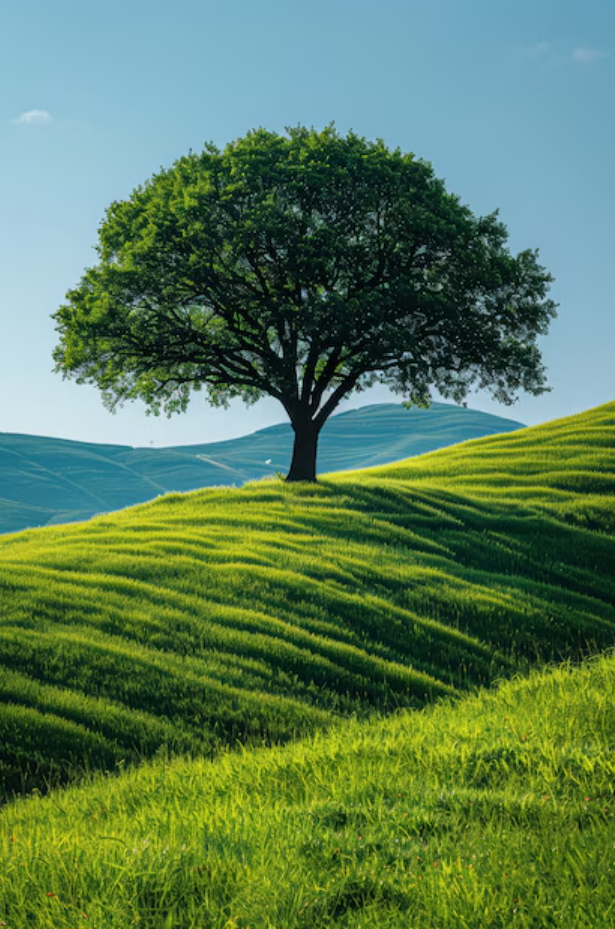
#> input picture pic.png, 615 x 929 px
$ jupyter execute --allow-errors image_kernels.ipynb
#> lines starting #> are read from the running program, lines starting #| are printed output that depends on the picture; after the words box and inside, x2 and y2 are one past the last pixel; in counts of white or black regions, pixels touching at a corner belong together
[cell 1]
import cv2
import numpy as np
import matplotlib.pyplot as plt

# Read the image
image = cv2.imread('pic.png', cv2.IMREAD_GRAYSCALE)
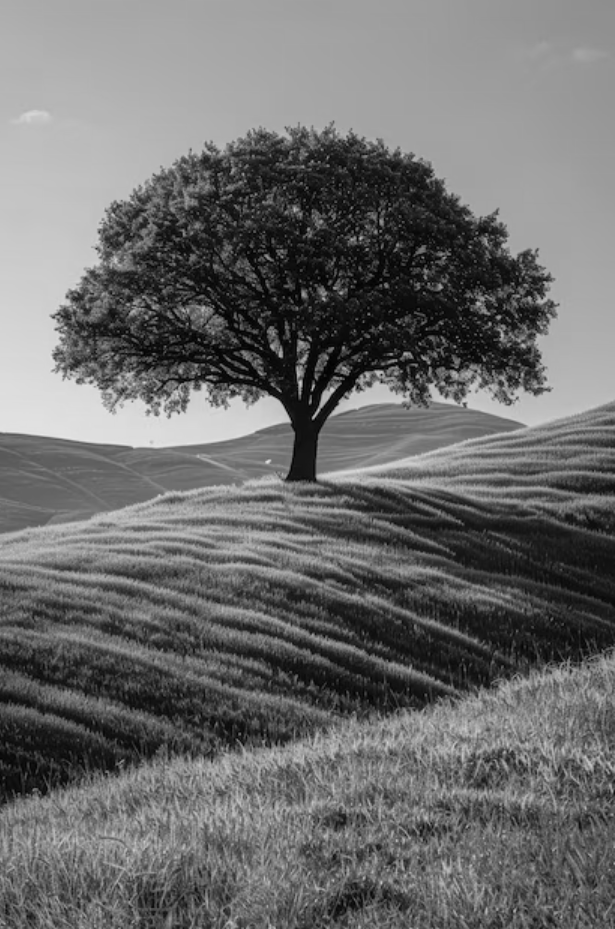
#> image: shape (929, 615); min 0, max 233, mean 108.3

# Sobel edge detection kernels
sobel_x = np.array([[-1, 0, 1],
                    [-2, 0, 2],
                    [-1, 0, 1]])

sobel_y = np.array([[-1, -2, -1],
                    [0, 0, 0],
                    [1, 2, 1]])

# Apply the Sobel filters using cv2.filter2D
edges_x = cv2.filter2D(image, -1, sobel_x)
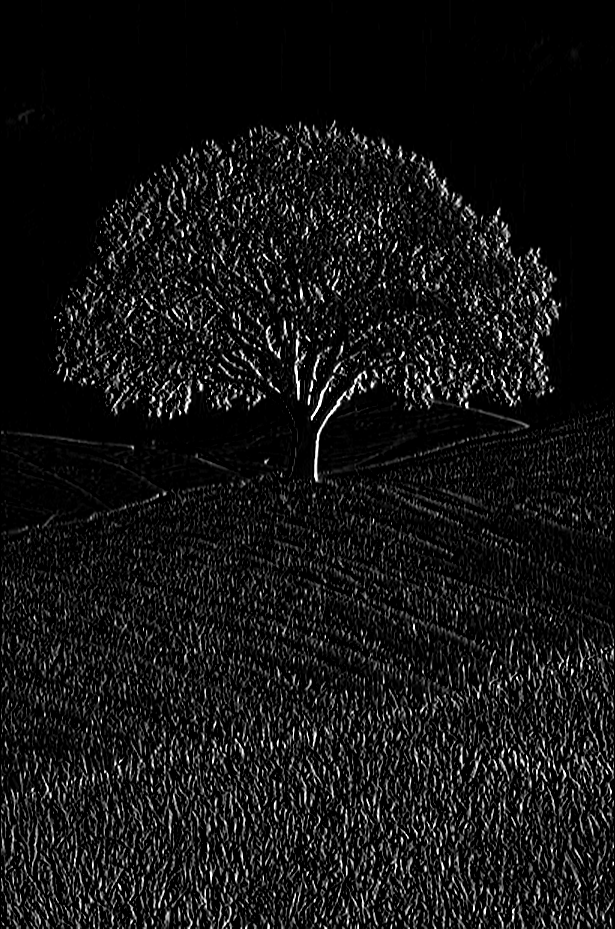
#> edges_x: shape (929, 615); min 0, max 255, mean 20.2
edges_y = cv2.filter2D(image, -1, sobel_y)
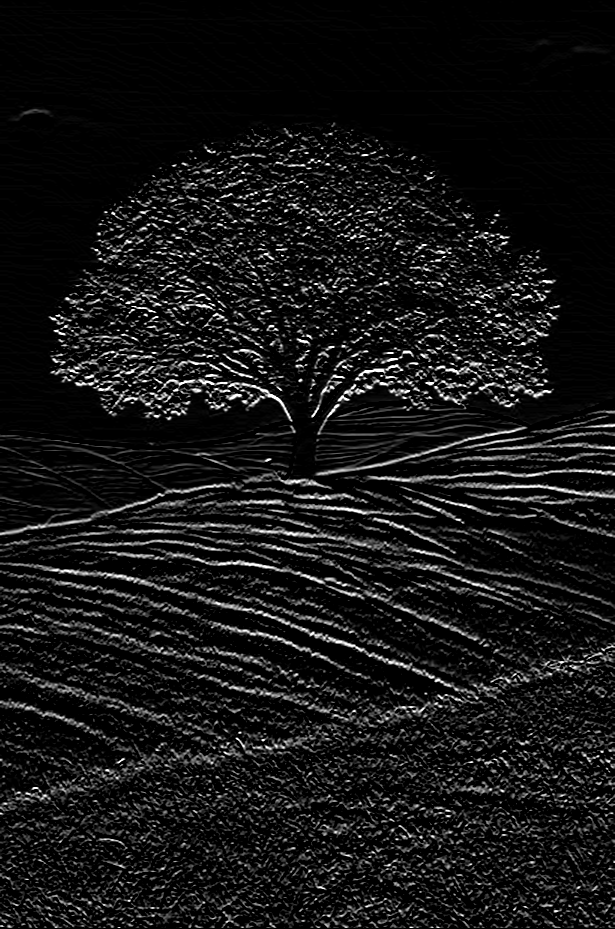
#> edges_y: shape (929, 615); min 0, max 255, mean 21.6

# Combine the two directions
edges = np.sqrt(edges_x**2 + edges_y**2)
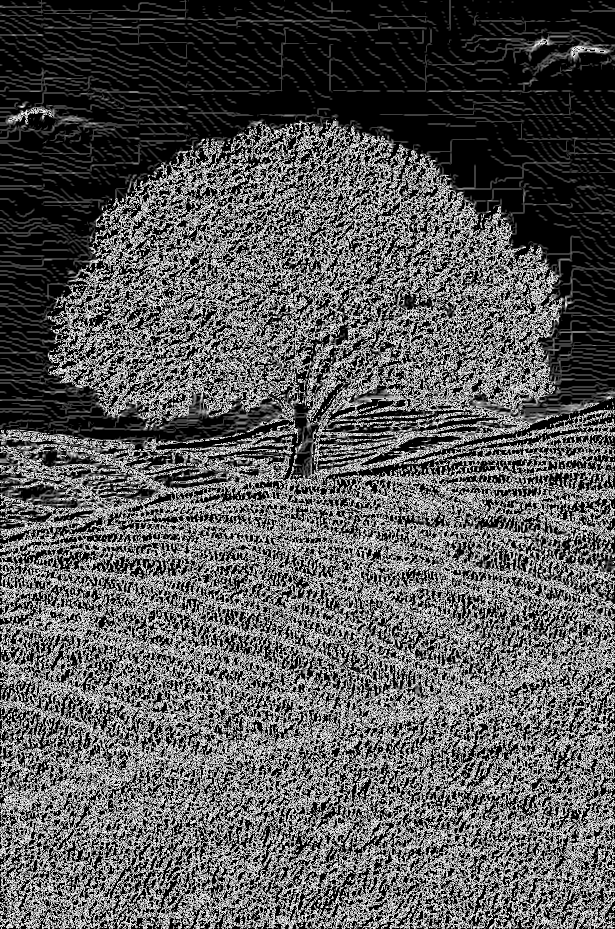
#> edges: shape (929, 615) float16; min 0, max 15.81, mean 5.49; drawn with min black and max white
edges = np.uint8(edges)

# Display the result
plt.imshow(image, cmap='gray')
plt.title('Original Image')
plt.show()


plt.imshow(edges_x, cmap='gray')
plt.title('Edges in X direction')
plt.show()


plt.imshow(edges_y, cmap='gray')
plt.title('Edges in Y direction')
plt.show()


plt.imshow(edges, cmap='gray')
plt.title('Combined Edges')
plt.show()

[cell 2]
import cv2
import numpy as np
import matplotlib.pyplot as plt

# Load the image in grayscale
image = cv2.imread('pic.png', cv2.IMREAD_GRAYSCALE)

# Define a threshold value (between 0 and 255)
threshold_value = 128

# Apply binary thresholding using cv2.threshold
_, thresholded_image = cv2.threshold(image, threshold_value, 255, cv2.THRESH_BINARY)
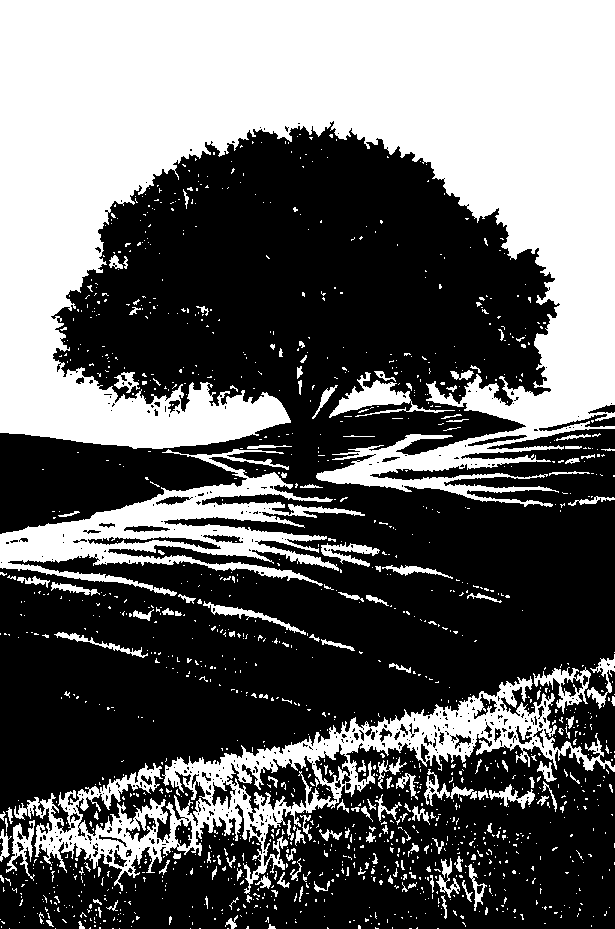
#> thresholded_image: shape (929, 615); 39.3% white; 1443 white regions (1291 under 20 px), largest, box (x1, y1, x2, y2) and area: (0, 0, 615, 507) 164645, (14, 676, 615, 894) 23847, (0, 449, 365, 596) 16312

# Display the original and thresholded images
plt.figure(figsize=(10, 5))

# Original image
plt.subplot(1, 2, 1)
plt.imshow(image, cmap='gray')
plt.title('Original Image')
plt.axis('off')

# Thresholded image
plt.subplot(1, 2, 2)
plt.imshow(thresholded_image, cmap='gray')
plt.title('Thresholded Image')
plt.axis('off')

plt.show()

[cell 3]
import cv2
import numpy as np

img = cv2.imread('pic.png')
#> img is the input picture: shape (929, 615, 3); mean B, G, R 85.9, 123.1, 89.5

$ run again, with feature_maps.jpg saved as pic.png
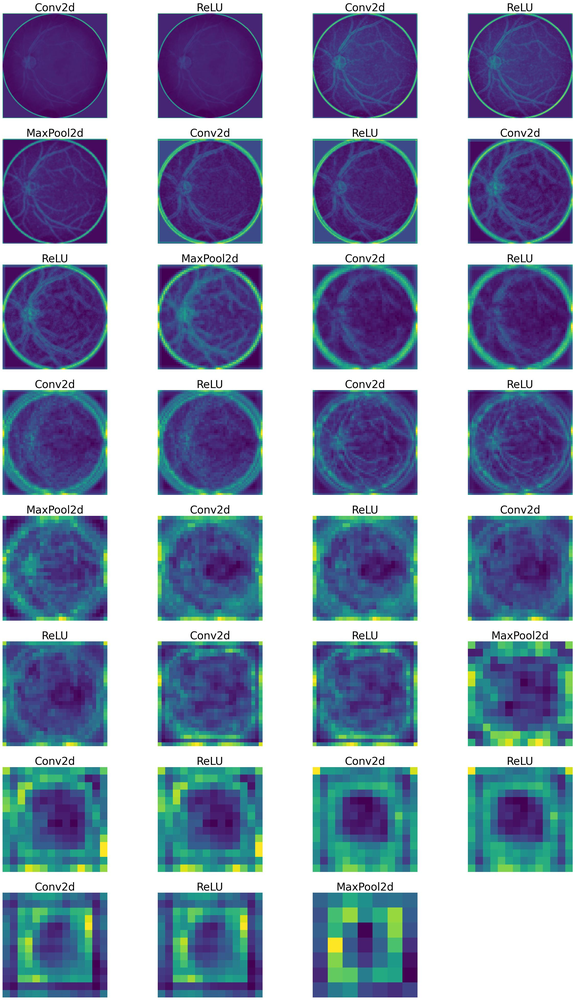
#> input picture feature_maps.jpg, 575 x 1000 px, shrunk from 2249 x 3912 before the run
#> `edges = np.sqrt(edges_x**2 + edges_y**2)`:
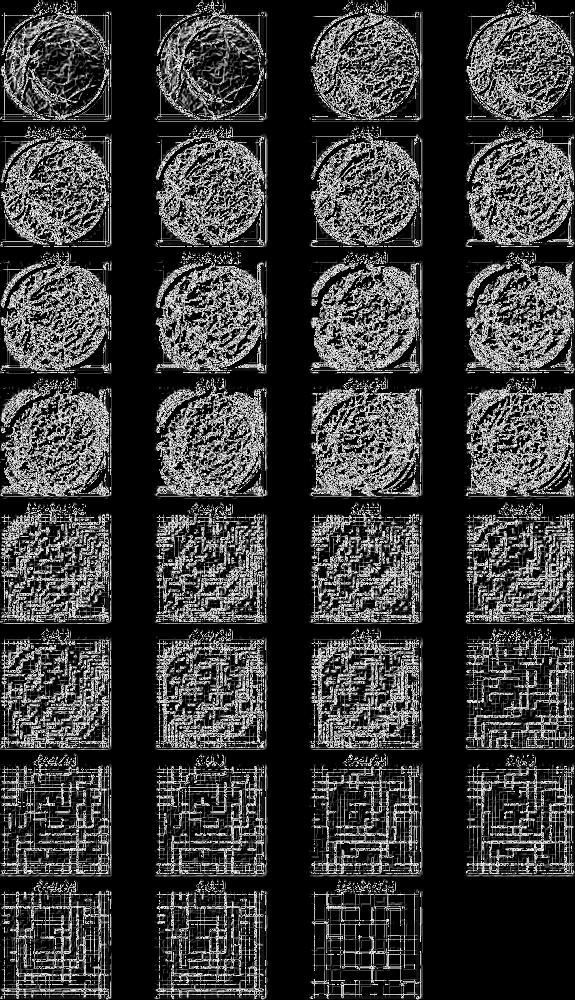
#> edges: shape (1000, 575) float16; min 0, max 15.81, mean 3.59; drawn with min black and max white
#> `_, thresholded_image = cv2.threshold(image, threshold_value, 255, cv2...`:
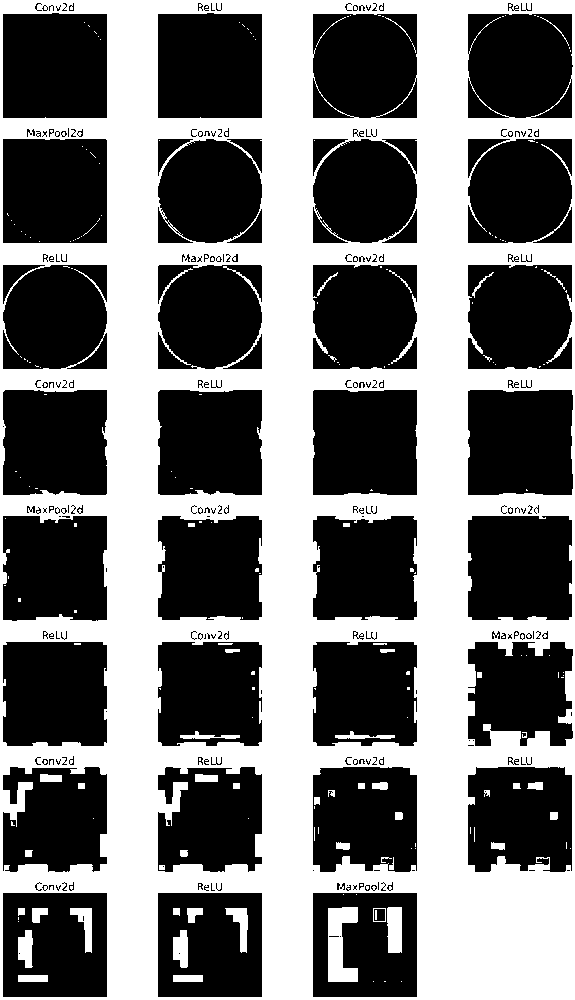
#> thresholded_image: shape (1000, 575); 45% white; 195 white regions (142 under 20 px), largest, box (x1, y1, x2, y2) and area: (0, 0, 575, 1000) 250898, (328, 907, 358, 982) 1535, (387, 907, 402, 953) 661
#> img is the input picture: shape (1000, 575, 3); mean B, G, R 176.4, 150.3, 139

$ run again, with harris-corners-image.jpg saved as pic.png
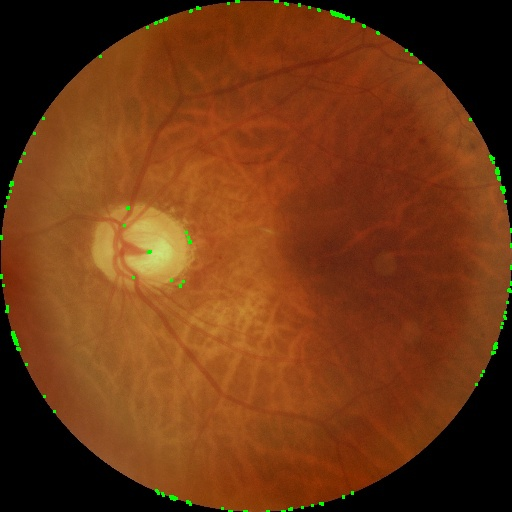
#> input picture harris-corners-image.jpg, 512 x 512 px
#> `edges = np.sqrt(edges_x**2 + edges_y**2)`:
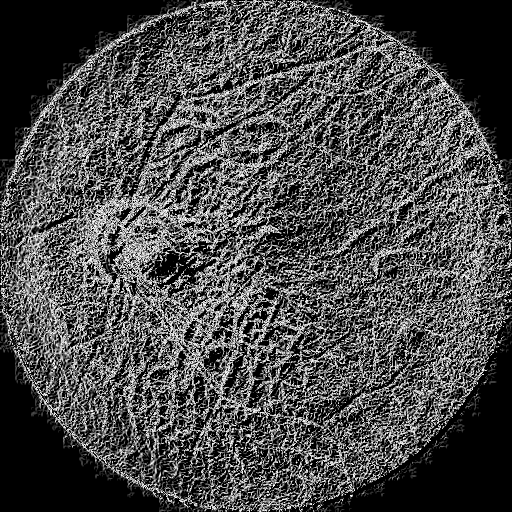
#> edges: shape (512, 512) float16; min 0, max 15.81, mean 4.67; drawn with min black and max white
#> `_, thresholded_image = cv2.threshold(image, threshold_value, 255, cv2...`:
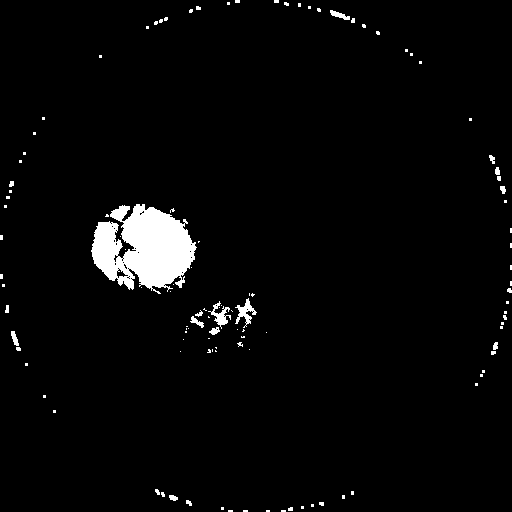
#> thresholded_image: shape (512, 512); 3.1% white; 113 white regions (95 under 20 px), largest, box (x1, y1, x2, y2) and area: (91, 204, 197, 294) 6186, (235, 298, 257, 328) 242, (208, 301, 231, 329) 221
#> img is the input picture: shape (512, 512, 3); mean B, G, R 19.7, 55.6, 110.8
